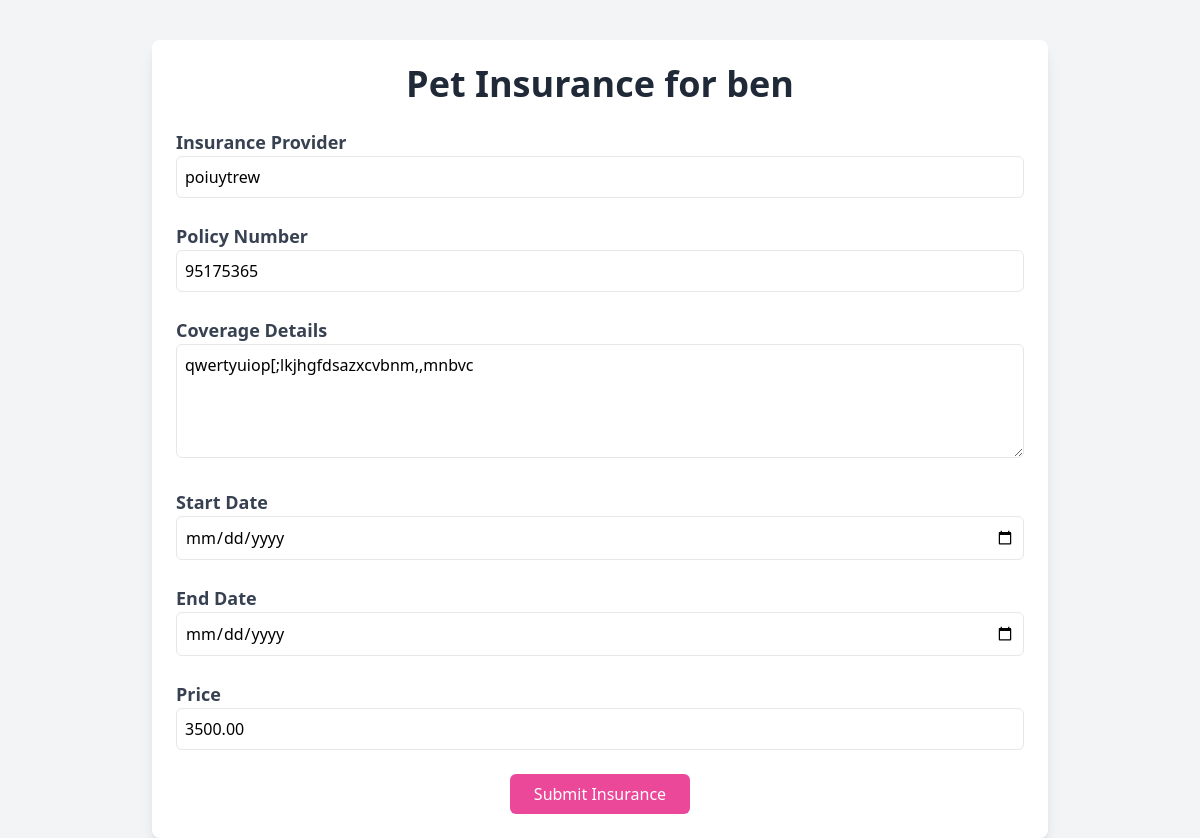
The page /pet_insurance/2/ on the database its author committed.
### petapp/models.py (models this page shows, shortened)
class UserPet(models.Model):
    name = models.CharField(max_length=100)
    age = models.IntegerField()
    gender = models.CharField(max_length=50, choices=[('Male', 'Male'), ('Female', 'Female')])
    color = models.CharField(max_length=100)
    breed = models.CharField(max_length=100)
    image = models.ImageField(upload_to='pet_image/')
    owner = models.ForeignKey(User, on_delete=models.CASCADE, related_name="pets")  # Link to User
    qr_code = models.ImageField(upload_to='qr_codes/', blank=True, null=True)

class PetInsurance(models.Model):
    pet = models.OneToOneField(UserPet, on_delete=models.CASCADE, related_name='insurance')
    provider = models.CharField(max_length=255)
    policy_number = models.CharField(max_length=255)
    coverage = models.CharField(max_length=255)
    start_date = models.DateTimeField(auto_now_add=True)
    end_date = models.DateTimeField(blank=True,null=True)
    price = models.DecimalField(max_digits=10, decimal_places=2,null=True, blank=True)

### petapp/views.py (the view, shortened to what this page needs)
# urls.py: path('pet_insurance/<int:pet_id>/', views.add_or_update_pet_insurance, name='pet_insurance'),
def add_or_update_pet_insurance(request, pet_id):
    pet = get_object_or_404(UserPet, id=pet_id)
    insurance, created = PetInsurance.objects.get_or_create(pet=pet)
    if created :
        insurance.price = 0.00
        insurance.save()
    return render(request, 'petinsurance.html', {'pet': pet, 'insurance': insurance})

### petapp/templates/petinsurance.html (shortened to what this page needs)
<!DOCTYPE html>
<html lang="en">
<head>
    <script src="https://cdn.tailwindcss.com"></script>
</head>
<body class="bg-gray-100 font-sans">
    <div class="max-w-4xl mx-auto p-6 bg-white rounded-lg shadow-lg mt-10">
        <h1 class="text-4xl font-bold text-gray-800 text-center mb-6">Pet Insurance for {{ pet.name }}</h1>
        <form method="POST" action="{% url 'pet_insurance' pet.id %}" class="space-y-6">
            <div class="mb-4">
                <label for="provider" class="block text-lg font-semibold text-gray-700">Insurance Provider</label>
                <input type="text" id="provider" name="provider" value="{{ insurance.provider }}" class="w-full p-2 border rounded-md" required>
            </div>
            <div class="mb-4">
                <label for="policy_number" class="block text-lg font-semibold text-gray-700">Policy Number</label>
                <input type="text" id="policy_number" name="policy_number" value="{{ insurance.policy_number }}" class="w-full p-2 border rounded-md" required>
            </div>
            <div class="mb-4">
                <label for="coverage" class="block text-lg font-semibold text-gray-700">Coverage Details</label>
                <textarea id="coverage" name="coverage" rows="4" class="w-full p-2 border rounded-md" required>{{ insurance.coverage }}</textarea>
            </div>
            <div class="mb-4">
                <label for="start_date" class="block text-lg font-semibold text-gray-700">Start Date</label>
                <input type="date" id="start_date" name="start_date" value="{{ insurance.start_date }}" class="w-full p-2 border rounded-md" required>
            </div>
            <div class="mb-4">
                <label for="end_date" class="block text-lg font-semibold text-gray-700">End Date</label>
                <input type="date" id="end_date" name="end_date" value="{{ insurance.end_date }}" class="w-full p-2 border rounded-md" required>
            </div>
            <div class="mb-4">
                <label for="price" class="block text-lg font-semibold text-gray-700">Price</label>
                <input type="number" id="price" name="price" value="{{ insurance.price }}" class="w-full p-2 border rounded-md" required step="0.01">
            </div>
            <div class="text-center">
                <button type="submit" class="px-6 py-2 bg-pink-500 text-white rounded-md hover:bg-pink-600">Submit Insurance</button>
            </div>
        </form>
    </div>
</body>
</html>

### rows shown on the page
UserPet: name "ben"
PetInsurance: provider "poiuytrew", policy_number "95175365", coverage "qwertyuiop[;lkjhgfdsazxcvbnm,,mnbvc", price "3500.00"
